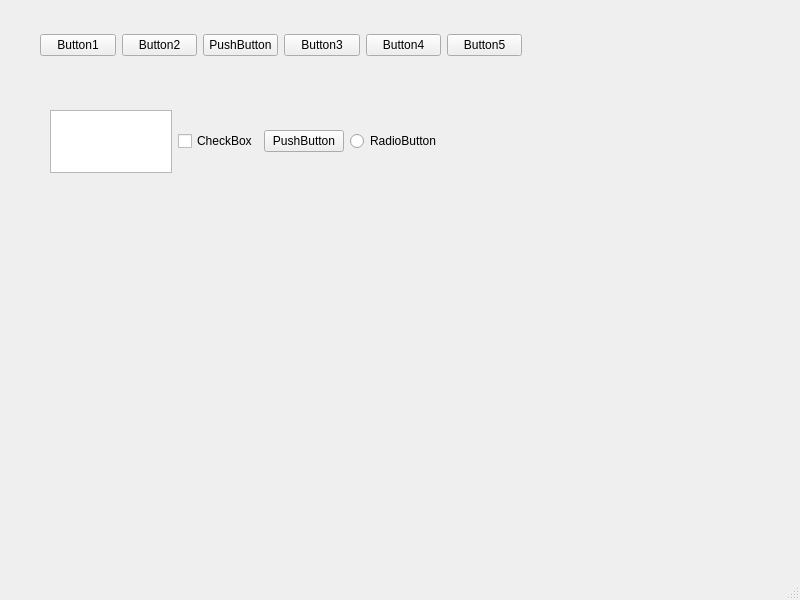
<?xml version="1.0" encoding="UTF-8"?>
<ui version="4.0">
 <class>MainWindow</class>
 <widget class="QMainWindow" name="MainWindow">
  <property name="geometry">
   <rect>
    <x>0</x>
    <y>0</y>
    <width>800</width>
    <height>600</height>
   </rect>
  </property>
  <property name="windowTitle">
   <string>MainWindow</string>
  </property>
  <widget class="QWidget" name="centralwidget">
   <widget class="QWidget" name="horizontalLayoutWidget">
    <property name="geometry">
     <rect>
      <x>50</x>
      <y>110</y>
      <width>391</width>
      <height>63</height>
     </rect>
    </property>
    <layout class="QHBoxLayout" name="horizontalLayout_2">
     <item>
      <widget class="QListView" name="listView"/>
     </item>
     <item>
      <widget class="QCheckBox" name="checkBox">
       <property name="text">
        <string>CheckBox</string>
       </property>
      </widget>
     </item>
     <item>
      <widget class="QPushButton" name="pushButton">
       <property name="text">
        <string>PushButton</string>
       </property>
      </widget>
     </item>
     <item>
      <widget class="QRadioButton" name="radioButton">
       <property name="text">
        <string>RadioButton</string>
       </property>
      </widget>
     </item>
    </layout>
   </widget>
   <widget class="QWidget" name="">
    <property name="geometry">
     <rect>
      <x>40</x>
      <y>20</y>
      <width>482</width>
      <height>51</height>
     </rect>
    </property>
    <layout class="QHBoxLayout" name="horizontalLayout">
     <item>
      <widget class="QPushButton" name="pushButton_2">
       <property name="text">
        <string>Button1</string>
       </property>
      </widget>
     </item>
     <item>
      <widget class="QPushButton" name="pushButton_3">
       <property name="text">
        <string>Button2</string>
       </property>
      </widget>
     </item>
     <item>
      <widget class="QPushButton" name="pushButton_7">
       <property name="text">
        <string>PushButton</string>
       </property>
      </widget>
     </item>
     <item>
      <widget class="QPushButton" name="pushButton_4">
       <property name="text">
        <string>Button3</string>
       </property>
      </widget>
     </item>
     <item>
      <widget class="QPushButton" name="pushButton_5">
       <property name="text">
        <string>Button4</string>
       </property>
      </widget>
     </item>
     <item>
      <widget class="QPushButton" name="pushButton_6">
       <property name="text">
        <string>Button5</string>
       </property>
      </widget>
     </item>
    </layout>
   </widget>
  </widget>
  <widget class="QMenuBar" name="menubar">
   <property name="geometry">
    <rect>
     <x>0</x>
     <y>0</y>
     <width>800</width>
     <height>22</height>
    </rect>
   </property>
  </widget>
  <widget class="QStatusBar" name="statusbar"/>
 </widget>
 <resources/>
 <connections/>
</ui>
